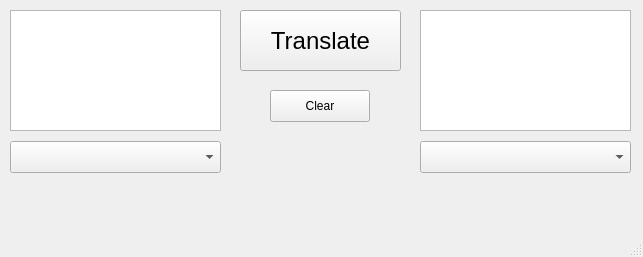
<?xml version="1.0" encoding="UTF-8"?>
<ui version="4.0">
 <class>MainWindow</class>
 <widget class="QMainWindow" name="MainWindow">
  <property name="geometry">
   <rect>
    <x>0</x>
    <y>0</y>
    <width>643</width>
    <height>257</height>
   </rect>
  </property>
  <property name="windowTitle">
   <string>MainWindow</string>
  </property>
  <widget class="QWidget" name="centralwidget">
   <widget class="QPushButton" name="pushButton">
    <property name="geometry">
     <rect>
      <x>240</x>
      <y>10</y>
      <width>161</width>
      <height>61</height>
     </rect>
    </property>
    <property name="font">
     <font>
      <pointsize>18</pointsize>
     </font>
    </property>
    <property name="text">
     <string>Translate</string>
    </property>
   </widget>
   <widget class="QPushButton" name="pushButton_2">
    <property name="geometry">
     <rect>
      <x>270</x>
      <y>90</y>
      <width>100</width>
      <height>32</height>
     </rect>
    </property>
    <property name="text">
     <string>Clear</string>
    </property>
   </widget>
   <widget class="QComboBox" name="comboBox">
    <property name="geometry">
     <rect>
      <x>10</x>
      <y>141</y>
      <width>211</width>
      <height>32</height>
     </rect>
    </property>
   </widget>
   <widget class="QComboBox" name="comboBox_2">
    <property name="geometry">
     <rect>
      <x>420</x>
      <y>141</y>
      <width>211</width>
      <height>32</height>
     </rect>
    </property>
   </widget>
   <widget class="QTextEdit" name="textEdit">
    <property name="geometry">
     <rect>
      <x>10</x>
      <y>10</y>
      <width>211</width>
      <height>121</height>
     </rect>
    </property>
   </widget>
   <widget class="QTextEdit" name="textEdit_2">
    <property name="geometry">
     <rect>
      <x>420</x>
      <y>10</y>
      <width>211</width>
      <height>121</height>
     </rect>
    </property>
   </widget>
  </widget>
  <widget class="QMenuBar" name="menubar">
   <property name="geometry">
    <rect>
     <x>0</x>
     <y>0</y>
     <width>643</width>
     <height>33</height>
    </rect>
   </property>
  </widget>
  <widget class="QStatusBar" name="statusbar"/>
 </widget>
 <resources/>
 <connections/>
</ui>
